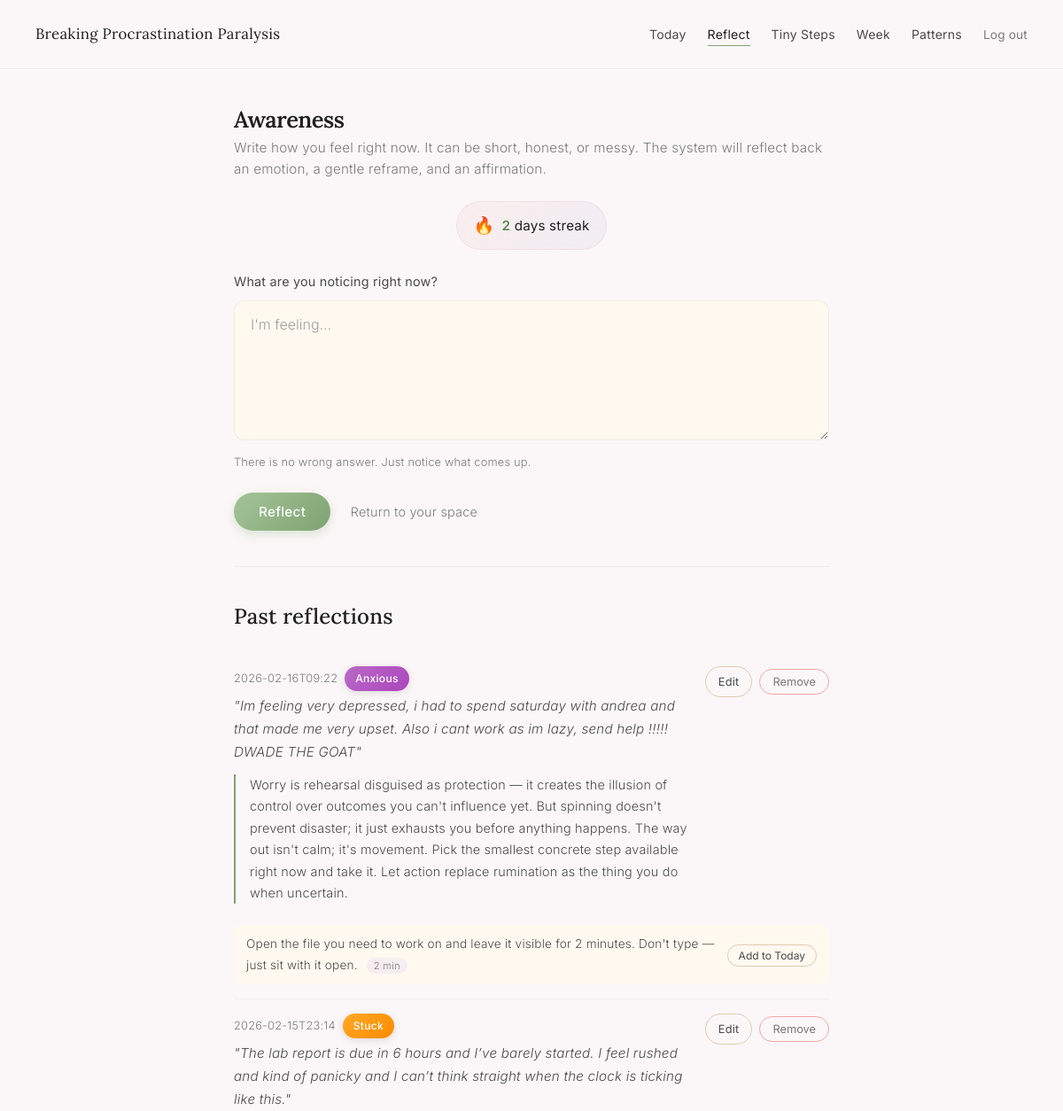
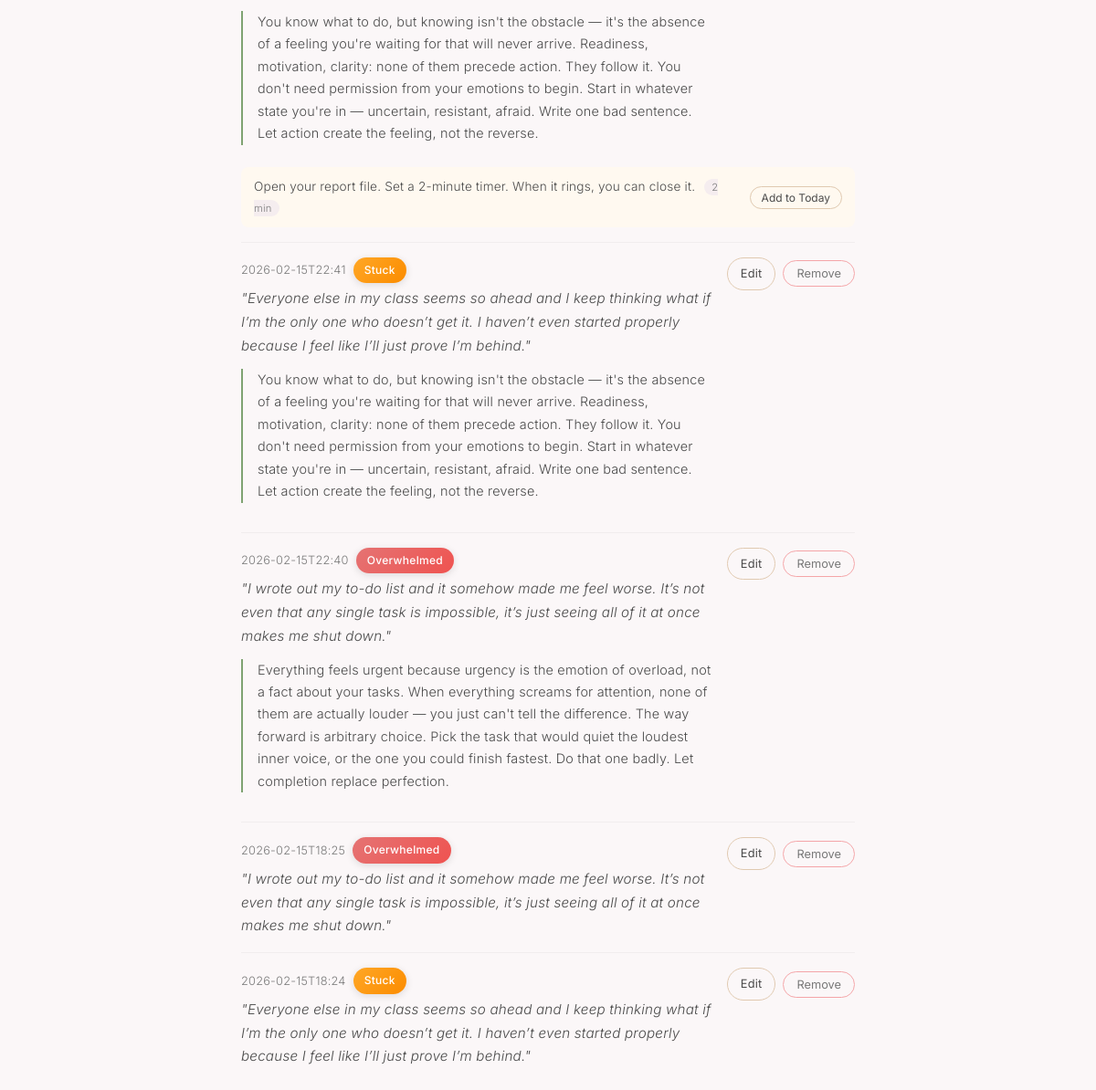
Page /journal (signed in) on the committed database (2 pictures, top to bottom).
### tables this page shows
CREATE TABLE journal_entries (
            id INTEGER PRIMARY KEY AUTOINCREMENT,
            user_id INTEGER NOT NULL,
            entry_text TEXT NOT NULL,
            predicted_emotion TEXT NOT NULL,
            created_at TEXT NOT NULL, reframe TEXT, micro_task_text TEXT, micro_task_minutes INTEGER,
            FOREIGN KEY (user_id) REFERENCES users(id)
        );

### app.py (the view, shortened to what this page needs)
@app.route("/journal", methods=["GET", "POST"])
@login_required
@onboarding_check
def journal():
    user_id = session['user_id']
    predicted_emotion = None
    reframe = None
    affirmation = None
    micro_task = None
    new_entry_id = None
    conn = get_db_connection()
    try:
        cur = conn.cursor()
        cur.execute(
            "SELECT id, entry_text, predicted_emotion, reframe, micro_task_text, micro_task_minutes, created_at "
            "FROM journal_entries WHERE user_id = ? ORDER BY id DESC;",
            (user_id,),
        )
        entries = cur.fetchall()
    finally:
        conn.close()
    _, emotional_streak, _ = get_alignment_state(user_id)
    return render_template(
        "journal.html",
        predicted_emotion=predicted_emotion,
        reframe=reframe,
        affirmation=affirmation,
        micro_task=micro_task,
        new_entry_id=new_entry_id,
        entries=entries,
        emotional_streak=emotional_streak,
    )

### app.py (called while the page is built)
def get_db_connection():
    conn = sqlite3.connect(DB_PATH, timeout=30)  # Increased timeout to 30 seconds
    conn.row_factory = sqlite3.Row
    conn.execute("PRAGMA journal_mode=WAL")  # Enable Write-Ahead Logging for better concurrency
    return conn

def login_required(f):
    @wraps(f)
    def decorated_function(*args, **kwargs):
        if 'user_id' not in session:
            return redirect(url_for('landing'))
        return f(*args, **kwargs)
    return decorated_function

def onboarding_check(f):
    @wraps(f)
    def decorated_function(*args, **kwargs):
        if 'user_id' not in session:
            return redirect(url_for('landing'))
        user_id = session['user_id']
        conn = get_db_connection()
        try:
            cur = conn.cursor()
            cur.execute("SELECT onboarding_complete FROM users WHERE id = ?", (user_id,))
            user = cur.fetchone()
            if user and user['onboarding_complete'] == 0:
                return redirect(get_next_onboarding_step(user_id))
        finally:
            conn.close()
        return f(*args, **kwargs)
    return decorated_function

def get_alignment_state(user_id):
    conn = get_db_connection()
    try:
        cur = conn.cursor()
        cur.execute(
            "SELECT alignment_score, emotional_streak, last_journal_date "
            "FROM alignment_state WHERE user_id = ?;",
            (user_id,),
        )
        row = cur.fetchone()
        if row is None:
            return 0, 0, None
        return row["alignment_score"], row["emotional_streak"], row["last_journal_date"]
    finally:
        conn.close()

### templates/journal.html (shortened to what this page needs)
<!doctype html>
<html lang="en">
<head>
    <link rel="stylesheet" href="{{ url_for('static', filename='calm.css') }}">
</head>
<body>
<div class="page-wrapper">
    <nav class="page-nav">
        <a href="{{ url_for('dashboard') }}" class="nav-brand">Breaking Procrastination Paralysis</a>
        <ul class="nav-links">
            <li><a href="{{ url_for('today') }}">Today</a></li>
            <li><a href="{{ url_for('journal') }}" class="active">Reflect</a></li>
            <li><a href="{{ url_for('habits') }}">Tiny Steps</a></li>
            <li><a href="{{ url_for('week') }}">Week</a></li>
            <li><a href="{{ url_for('analytics') }}">Patterns</a></li>
            <li><a href="{{ url_for('logout') }}" class="logout-link">Log out</a></li>
        </ul>
    </nav>
    <main class="page-content">
        <div class="section-header fade-in-up">
            <h1 class="section-title">Awareness</h1>
            <p class="section-subtitle">
                Write how you feel right now. It can be short, honest, or messy.
                The system will reflect back an emotion, a gentle reframe, and an affirmation.
            </p>
        </div>
        {% if emotional_streak and emotional_streak > 0 %}
        <div style="text-align: center; margin-bottom: var(--space-md);" class="fade-in-up">
            <span class="streak-display">
                <span class="streak-emoji">🔥</span>
                <span><span class="streak-number">{{ emotional_streak }}</span> day{{ 's' if emotional_streak != 1 }} streak</span>
            </span>
        </div>
        {% endif %}
        <form method="post" class="fade-in-up">
            <div class="form-group">
                <label for="entry_text" class="form-label">What are you noticing right now?</label>
                <textarea
                    id="entry_text"
                    name="entry_text"
                    rows="5"
                    placeholder="I'm feeling..."
                ></textarea>
                <p class="form-hint">There is no wrong answer. Just notice what comes up.</p>
            </div>
            <button type="submit" class="btn-calm">Reflect</button>
            <a href="{{ url_for('today') }}" class="btn-text" style="margin-left: 16px;">Return to your space</a>
        </form>
        <hr class="divider">
        <div class="section-header">
            <h2>Past reflections</h2>
        </div>
        {% if entries %}
        <ul class="entries-list stagger-children">
            {% for entry in entries %}
            <li class="entry-item" style="flex-direction: column; gap: 8px;">
                <div style="display: flex; justify-content: space-between; align-items: flex-start; gap: 16px; width: 100%;">
                    <div class="entry-content">
                        <div class="entry-meta">
                            <span>{{ entry["created_at"][:16] }}</span>
                            <span class="emotion-badge {{ entry['predicted_emotion'] }}">{{ entry["predicted_emotion"] }}</span>
                        </div>
                        <p class="entry-text">"{{ entry["entry_text"] }}"</p>
                        {% if entry["reframe"] %}
                        <p class="reflection-reframe" style="margin-top: 12px; font-size: 0.9rem;">{{ entry["reframe"] }}</p>
                        {% endif %}
                    </div>
                    <div class="entry-actions">
                        <a href="{{ url_for('edit_journal', entry_id=entry['id']) }}" class="btn-gentle" style="padding: 6px 14px; font-size: 0.8rem;">
                            Edit
                        </a>
                        <form method="post"
                              action="{{ url_for('delete_journal', entry_id=entry['id']) }}"
                              style="display: inline;">
                            <button type="submit"
                                    class="btn-danger-soft"
                                    onclick="return confirm('Are you sure you want to remove this reflection?');">
                                Remove
                            </button>
                        </form>
                    </div>
                </div>
                {% if entry["micro_task_text"] %}
                <div style="background: var(--cream); border-radius: var(--radius-sm); padding: 10px 14px; width: 100%; display: flex; justify-content: space-between; align-items: center; gap: 12px;">
                    <p style="font-size: 0.85rem; color: var(--text-secondary); margin: 0; flex: 1;">
                        {{ entry["micro_task_text"] }}
                        <span class="habit-tag">{{ entry["micro_task_minutes"] }} min</span>
                    </p>
                    <form method="post" action="{{ url_for('add_todo') }}" style="flex-shrink: 0;">
                        <button type="submit" class="btn-gentle" style="padding: 4px 12px; font-size: 0.75rem;">
                            Add to Today
                        </button>
                    </form>
                </div>
                {% endif %}
            </li>
            {% endfor %}
        </ul>
        {% else %}
        <div class="empty-state-enhanced">
            <div class="empty-state-icon">✍️</div>
            <p>Your first reflection will appear here when you are ready.</p>
            <p style="margin-top: 8px; font-size: 0.85rem;">Take your time — there's no pressure to start.</p>
        </div>
        {% endif %}
    </main>
</div>
</body>
</html>

### rows in the picture
journal_entries: created_at "2026-02-16T09:22", predicted_emotion "Anxious", entry_text "Im feeling very depressed, i had to spend saturday with andrea and that made me very upset. Also i cant work as im lazy, send help !!!!! DWADE THE GOAT", reframe "Worry is rehearsal disguised as protection — it creates the illusion of control over outcomes you can't influence yet. But spinning doesn't prevent disaster; it just exhausts you before anything happens. The way out isn't calm; it's movement. Pick the smallest concrete step available right now and take it. Let action replace rumination as the thing you do when uncertain.", micro_task_text "Open the file you need to work on and leave it visible for 2 minutes. Don't type — just sit with it open.", micro_task_minutes "2"
journal_entries: created_at "2026-02-15T23:14", predicted_emotion "Stuck", entry_text "The lab report is due in 6 hours and I’ve barely started. I feel rushed and kind of panicky and I can’t think straight when the clock is ticking like this.", reframe "You know what to do, but knowing isn't the obstacle — it's the absence of a feeling you're waiting for that will never arrive. Readiness, motivation, clarity: none of them precede action. They follow it. You don't need permission from your emotions to begin. Start in whatever state you're in — uncertain, resistant, afraid. Write one bad sentence. Let action create the feeling, not the reverse.", micro_task_text "Open your report file. Set a 2-minute timer. When it rings, you can close it.", micro_task_minutes "2"
journal_entries: created_at "2026-02-15T22:41", predicted_emotion "Stuck", entry_text "Everyone else in my class seems so ahead and I keep thinking what if I’m the only one who doesn’t get it. I haven’t even started properly because I feel like I’ll just prove I’m behind.", reframe "You know what to do, but knowing isn't the obstacle — it's the absence of a feeling you're waiting for that will never arrive. Readiness, motivation, clarity: none of them precede action. They follow it. You don't need permission from your emotions to begin. Start in whatever state you're in — uncertain, resistant, afraid. Write one bad sentence. Let action create the feeling, not the reverse."
journal_entries: created_at "2026-02-15T22:40", predicted_emotion "Overwhelmed", entry_text "I wrote out my to-do list and it somehow made me feel worse. It’s not even that any single task is impossible, it’s just seeing all of it at once makes me shut down.", reframe "Everything feels urgent because urgency is the emotion of overload, not a fact about your tasks. When everything screams for attention, none of them are actually louder — you just can't tell the difference. The way forward is arbitrary choice. Pick the task that would quiet the loudest inner voice, or the one you could finish fastest. Do that one badly. Let completion replace perfection."
journal_entries: created_at "2026-02-15T18:25", predicted_emotion "Overwhelmed", entry_text "I wrote out my to-do list and it somehow made me feel worse. It’s not even that any single task is impossible, it’s just seeing all of it at once makes me shut down."
journal_entries: created_at "2026-02-15T18:24", predicted_emotion "Stuck", entry_text "Everyone else in my class seems so ahead and I keep thinking what if I’m the only one who doesn’t get it. I haven’t even started properly because I feel like I’ll just prove I’m behind."

### other values in the picture
{{ emotional_streak }} "2"
{{ 's' if emotional_streak != 1 }} "s"
